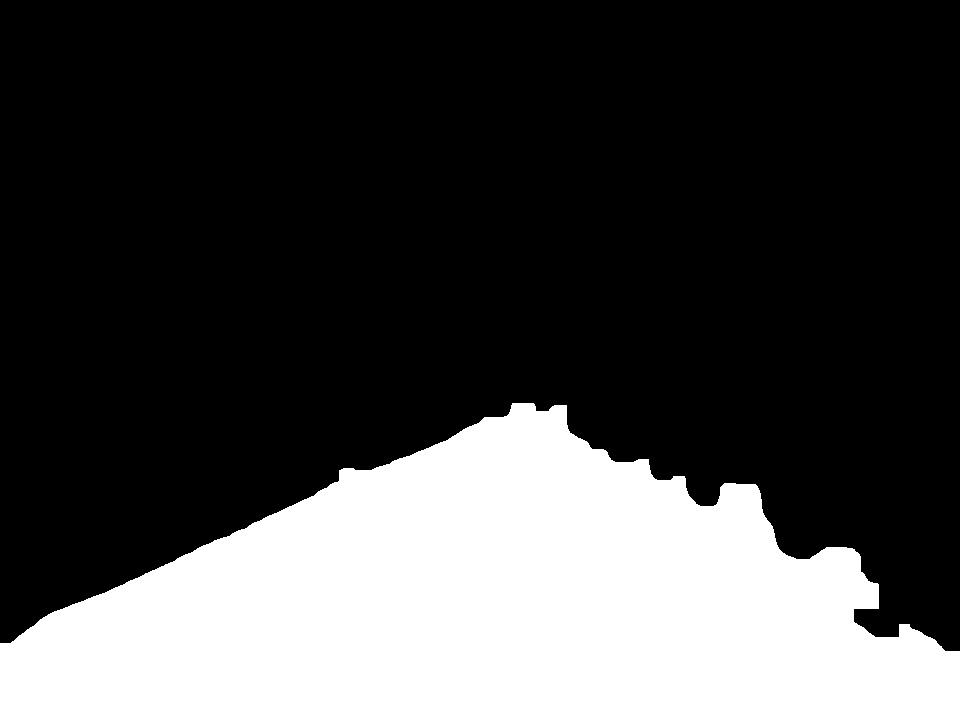
#> input picture image/Mor.jpg, 960 x 720 px; its folder holds only this picture in this run
$ python -i planning.py   (imports and definitions only)
#> lines starting #> are read from the running program, lines starting #| are printed output that depends on the picture; after the words box and inside, x2 and y2 are one past the last pixel; in counts of white or black regions, pixels touching at a corner belong together
import cv2
import numpy as np
import matplotlib.pyplot as plt
from matplotlib.patches import Circle
import random
from improved_apf import APF_Improved
import time
import glob

W = 960
H = 720
K = 1/24
T = K * W   # T = 40

def morphological(img):
    # k1, k2, k3 = 1/80, 1/48, 1/64 với a = ki * min(W, H) làm tròn xuống đến số lẻ để dễ tính toán
    a1 = 9
    a2 = 15
    a3 = 11
    kernel1 = np.ones((a1, a1), np.uint8)
    kernel2 = np.ones((a2, a2), np.uint8)
    kernel3 = np.ones((a3, a3), np.uint8)
    closing = cv2.morphologyEx(img, cv2.MORPH_CLOSE, kernel1)
    erosion = cv2.erode(closing, kernel2, iterations=1)
    dilation = cv2.dilate(erosion, kernel3, iterations=1)
    return dilation

def cal_goal(img_path):
#> called with img_path = 'image/Mor.jpg'
    img = cv2.imread(img_path, 2)
#> img is the input picture: shape (720, 960); min 0, max 255, mean 70.9
    ret, img = cv2.threshold(img, 127, 255, cv2.THRESH_BINARY)
#> img: shape (720, 960); 27.8% white; 1 white region, box (x1, y1, x2, y2) and area: (0, 403, 960, 720) 192295
    img = morphological(img)
#> in morphological, `erosion = cv2.erode(closing, kernel2, iterations=1)`:
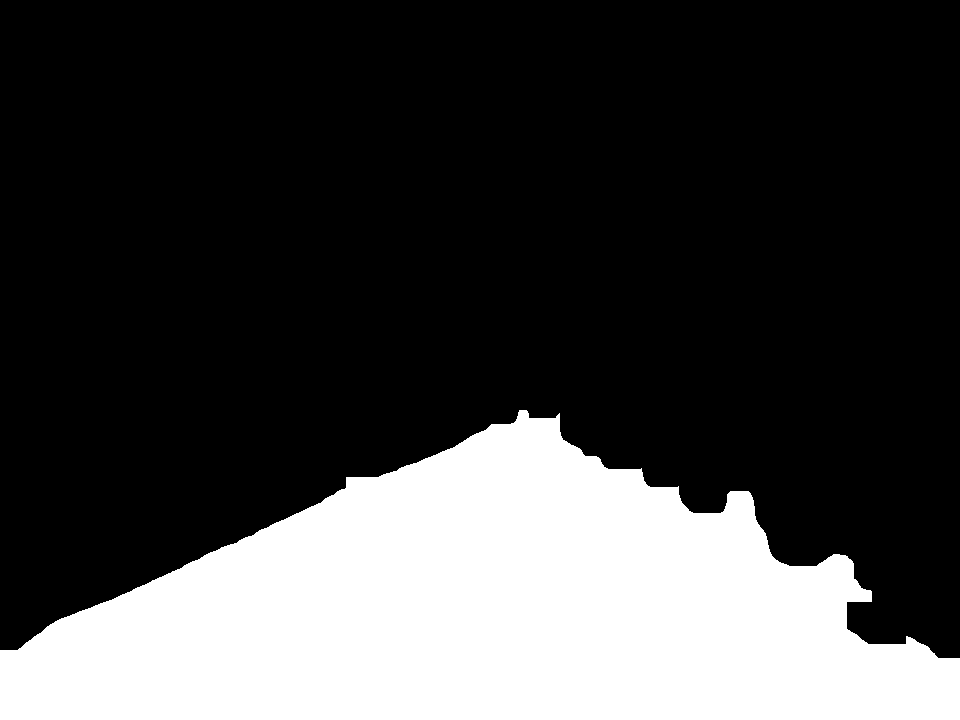
#> erosion: shape (720, 960); 26.2% white; 1 white region, box (x1, y1, x2, y2) and area: (0, 410, 960, 720) 180953
#> in morphological, `dilation = cv2.dilate(erosion, kernel3, iterations=1)`:
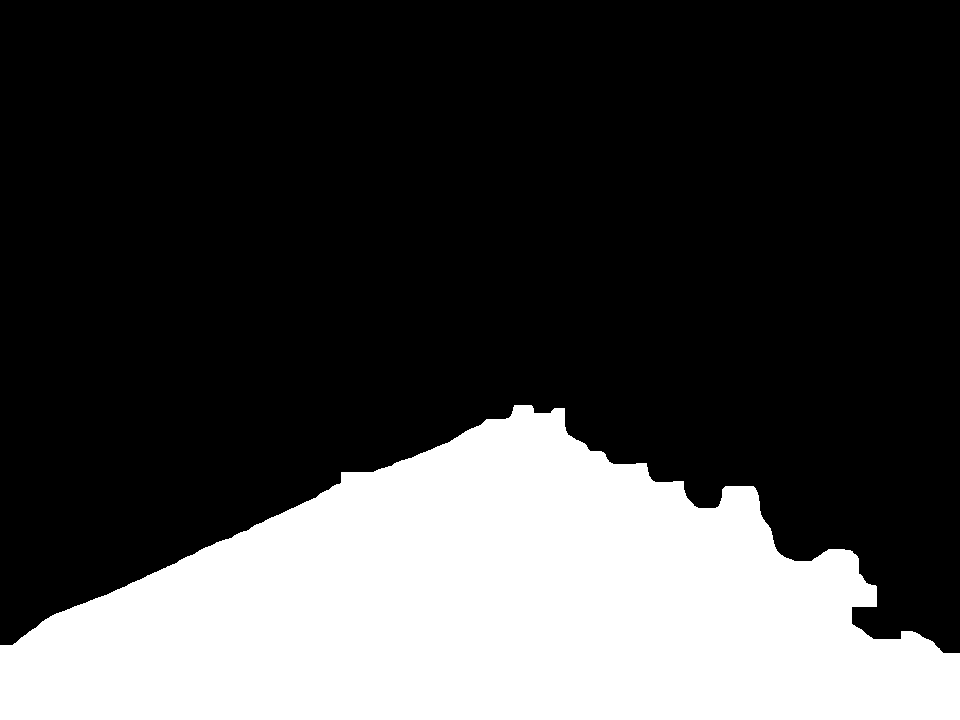
#> dilation: shape (720, 960); 27.3% white; 1 white region, box (x1, y1, x2, y2) and area: (0, 405, 960, 720) 188933
    goal_r, goal_c = H-1, W//2
    for i in range(H):
        # l: mép đường trái, r: mép đường phải, d: động rộng đường
        l, r, d = 0, 0, 0
        count = 0
        for j in range(W):
            if img[H-1-i][j] == 255:
                count += 1
                if j == W-1 and d < count:
                    r, d = j, count
            elif count != 0:
                if d < count:
                    d = count
                    r = j-1
                    count = 0
        if r < T or d < T:
            break
        goal_r = H-1-i
        goal_c = r-d//2
    return (goal_r, goal_c)

# [83 lines not run here, left out]

>>> result = cal_goal('image/Mor.jpg')
